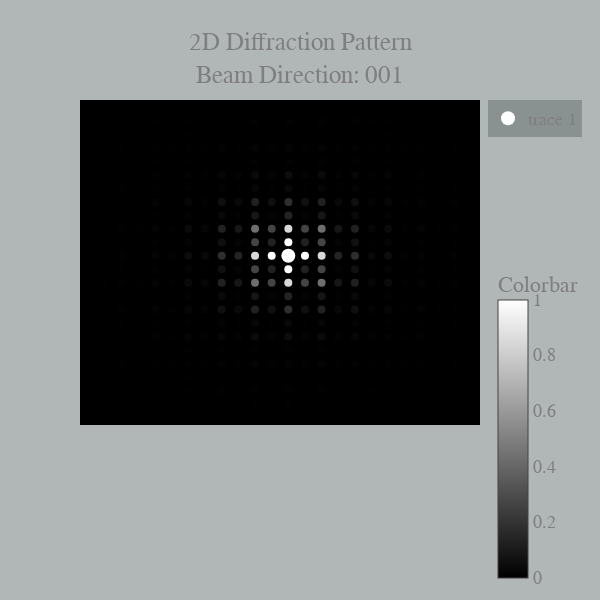

Notebook cell for this chart:
### Code cell
s = mpr.get_structures('ScF3')[0]
c.show_plot_2d(s)

### Figure 1 — Plotly figure (JSON) as saved in the notebook; plotly's stock layout.template omitted (floating-point values rounded to 4 significant figures; data arrays with more than 128 entries replaced by an {"elided": "..."} marker saying what was removed)
{"data": [{"hoverinfo": "text", "marker": {"cmax": 1, "cmin": 0, "color": {"elided": "483 float values"}, "colorbar": {"title": {"text": "Colorbar"}, "yanchor": "top"}, "colorscale": [[0, "black"], [1, "white"]], "size": 8}, "mode": "markers", "showlegend": false, "text": {"elided": "483 str values"}, "type": "scatter", "uid": "9567801c-f516-4551-bde3-6aee6c85e391", "x": {"elided": "483 float values"}, "y": {"elided": "483 float values"}}, {"hoverinfo": "text", "marker": {"cmax": 1, "cmin": 0, "color": "white", "size": 14}, "mode": "markers", "text": "(0, 0, 0): Direct beam", "type": "scatter", "uid": "5a85765d-a05b-4577-838a-fac4569a4df5", "x": [0], "y": [0]}], "layout": {"font": {"color": "#7f7f7f", "family": "Comic Sans, monospace", "size": 18}, "height": 600, "hovermode": "closest", "paper_bgcolor": "rgba(100,110,110,0.5)", "plot_bgcolor": "black", "title": {"text": "2D Diffraction Pattern<br>Beam Direction: 001"}, "width": 600, "xaxis": {"autorange": true, "showgrid": false, "showline": false, "showticklabels": false, "ticks": "", "zeroline": false}, "yaxis": {"autorange": true, "showgrid": false, "showline": false, "showticklabels": false, "ticks": "", "zeroline": false}}}
